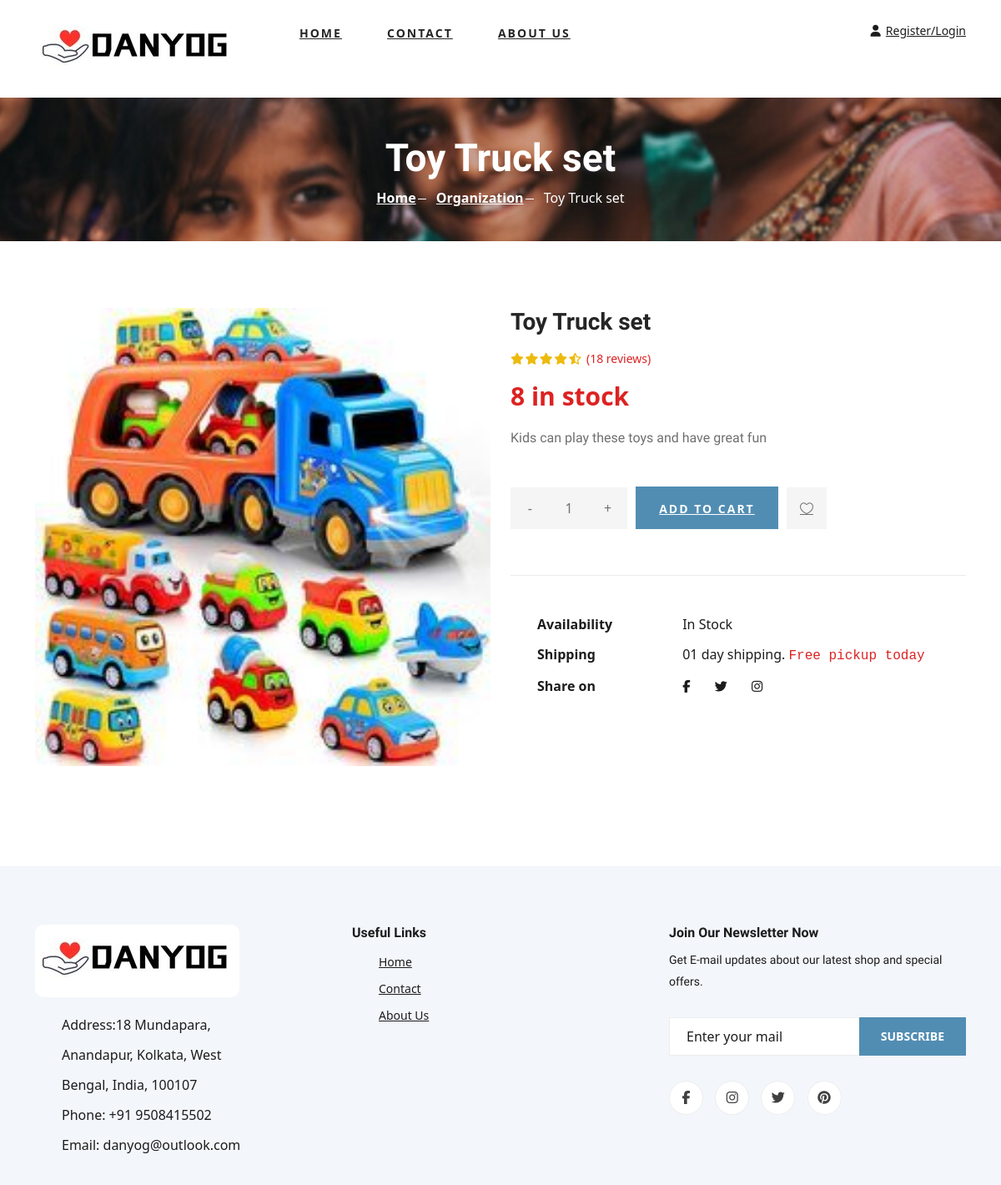
The app's page /shop/shop-details/30/ with its own data.
### listitem/models.py (models this page shows, shortened)
class Item(models.Model):
    name = models.CharField(max_length=255)
    description = models.TextField()
    image = models.ImageField(upload_to='item_images/')
    user = models.ForeignKey(settings.AUTH_USER_MODEL, on_delete=models.CASCADE,null=True, blank=True)
    category = models.ForeignKey(Category, on_delete=models.CASCADE, default=1)  # Assuming you have a default category
    quantity = models.PositiveIntegerField(default=1)  # Ensure you have this line for quantity

### shop/views.py (the view)
# urls.py: path('shop-details/<int:item_id>/', shop_detail, name='shop_detail'),
def shop_detail(request, item_id):
    item = get_object_or_404(Item, id=item_id)  # Fetch the specific item
    context = {
        'item': item,  # Pass the item to the template
    }
    return render(request, 'shop/shop-details.html', context)

### templates/shop/shop-details.html (shortened to what this page needs)
{% extends "partials/base.html" %}
{% block content %}
{% load static %}
    <section class="breadcrumb-section set-bg" data-setbg="{% static 'img/breadcrumb.jpg' %}">
        <div class="container">
            <div class="row">
                <div class="col-lg-12 text-center">
                    <div class="breadcrumb__text">
                        <h2>{{ item.name }}</h2>
                        <div class="breadcrumb__option">
                            <a href="/">Home</a>
                            <a href="{% url 'shop_grid' %}">Organization</a>
                            <span>{{ item.name }}</span>
                        </div>
                    </div>
                </div>
            </div>
        </div>
    </section>
    <section class="product-details spad">
        <div class="container">
            <div class="row">
                <div class="col-lg-6 col-md-6">
                    <div class="product__details__pic">
                        <div class="product__details__pic__item">
                            <img class="product__details__pic__item--large"
                                src="{{ item.image.url }}" alt="{{ item.name }}">
                        </div>
                    </div>
                </div>
                <div class="col-lg-6 col-md-6">
                    <div class="product__details__text">
                        <h3>{{ item.name }}</h3>
                        <div class="product__details__rating">
                            <i class="fa fa-star"></i>
                            <i class="fa fa-star"></i>
                            <i class="fa fa-star"></i>
                            <i class="fa fa-star"></i>
                            <i class="fa fa-star-half-o"></i>
                            <span>(18 reviews)</span>
                        </div>
                        <div class="product__details__price">{{ item.quantity }} in stock</div>
                        <p>{{ item.description }}</p>
                        <div class="product__details__quantity">
                            <div class="quantity">
                                <div class="pro-qty">
                                    <input type="text" value="1">
                                </div>
                            </div>
                        </div>
                        <a href="{% url 'add_to_cart' item.id %}" class="primary-btn">ADD TO CART</a>
                        <a href="#" class="heart-icon"><span class="icon_heart_alt"></span></a>
                        <ul>
                            <li><b>Availability</b> <span>In Stock</span></li>
                            <li><b>Shipping</b> <span>01 day shipping. <samp>Free pickup today</samp></span></li>
                            <li><b>Share on</b>
                                <div class="share">
                                    <a href="#"><i class="fa fa-facebook"></i></a>
                                    <a href="#"><i class="fa fa-twitter"></i></a>
                                    <a href="#"><i class="fa fa-instagram"></i></a>
                                </div>
                            </li>
                        </ul>
                    </div>
                </div>
            </div>
        </div>
    </section>
{% endblock %}

### static/css/style.css (style rules this page uses)
html, body { height: 100%; font-family: "Cairo", sans-serif; -webkit-font-smoothing: antialiased; font-smoothing: antialiased; }
h1, h2, h3, h4, h5, h6 { margin: 0; color: #111111; font-weight: 400; font-family: "Cairo", sans-serif; }
h2 { font-size: 36px; }
h3 { font-size: 30px; }
p { font-size: 16px; font-family: "Cairo", sans-serif; color: #6f6f6f; font-weight: 400; line-height: 26px; margin: 0 0 15px 0; }
img { max-width: 100%; }
ul, ol { padding: 0; margin: 0; }
.set-bg { background-repeat: no-repeat; background-size: cover; background-position: top center; }
.spad { padding-top: 100px; padding-bottom: 100px; }
.primary-btn { display: inline-block; font-size: 14px; padding: 10px 28px 10px; color: #ffffff; text-transform: uppercase; font-weight: 700; background: #518db3; letter-spacing: 2px; }
.breadcrumb-section { display: flex; align-items: center; padding: 45px 0 40px; }
.breadcrumb__text h2 { font-size: 46px; color: #ffffff; font-weight: 700; }
.breadcrumb__option a { display: inline-block; font-size: 16px; color: #ffffff; font-weight: 700; margin-right: 20px; position: relative; }
.breadcrumb__option a:after { position: absolute; right: -12px; top: 13px; height: 1px; width: 10px; background: #ffffff; content: ""; }
.breadcrumb__option span { display: inline-block; font-size: 16px; color: #ffffff; }
.product-details { padding-top: 80px; }
.product__details__pic__item { margin-bottom: 20px; }
.product__details__pic__item img { min-width: 100%; }
.product__details__text h3 { color: #252525; font-weight: 700; margin-bottom: 16px; }
.product__details__text .product__details__rating { font-size: 14px; margin-bottom: 12px; }
.product__details__text .product__details__rating i { margin-right: -2px; color: #EDBB0E; }
.product__details__text .product__details__rating span { color: #dd2222; margin-left: 4px; }
.product__details__text .product__details__price { font-size: 30px; color: #dd2222; font-weight: 600; margin-bottom: 15px; }
.product__details__text p { margin-bottom: 45px; }
.product__details__text .primary-btn { padding: 16px 28px 14px; margin-right: 6px; margin-bottom: 5px; }
.product__details__text .heart-icon { display: inline-block; font-size: 16px; color: #6f6f6f; padding: 13px 16px 13px; background: #f5f5f5; }
.product__details__text ul { border-top: 1px solid #ebebeb; padding-top: 40px; margin-top: 50px; }
.product__details__text ul li { font-size: 16px; color: #1c1c1c; list-style: none; line-height: 36px; }
.product__details__text ul li b { font-weight: 700; width: 170px; display: inline-block; }
.product__details__text ul li span samp { color: #dd2222; }
.product__details__text ul li .share { display: inline-block; }
.product__details__text ul li .share a { display: inline-block; font-size: 15px; color: #1c1c1c; margin-right: 25px; }
.product__details__text ul li .share a:last-child { margin-right: 0; }
.product__details__quantity { display: inline-block; margin-right: 6px; }
.pro-qty { width: 140px; height: 50px; display: inline-block; position: relative; text-align: center; background: #f5f5f5; margin-bottom: 5px; }
.pro-qty input { height: 100%; width: 100%; font-size: 16px; color: #6f6f6f; width: 50px; border: none; background: #f5f5f5; text-align: center; }
@media only screen and (min-width: 1200px) { .container { max-width: 1170px; } }
img { border-radius: 10px; max-height: 100%; object-fit: cover; }

### records on screen
Item: name "Toy Truck set", image (picture), quantity "8", description "Kids can play these toys and have great fun"
